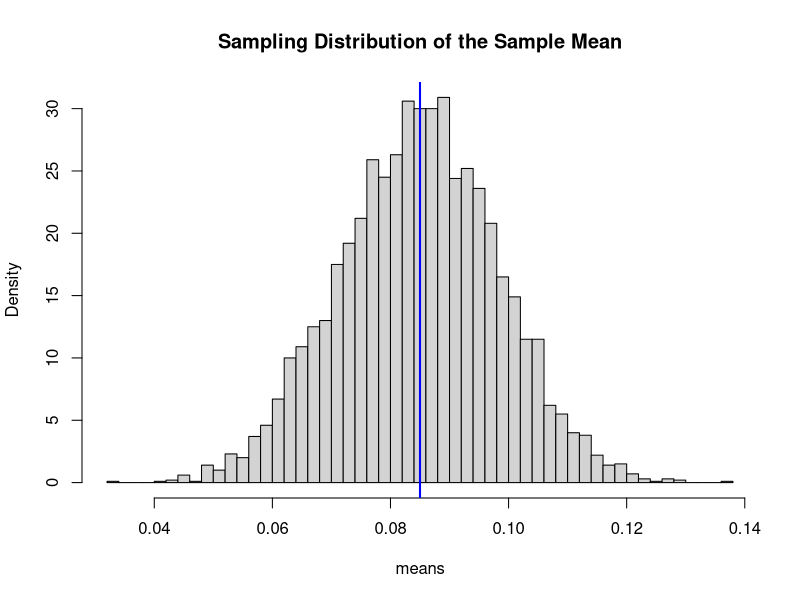
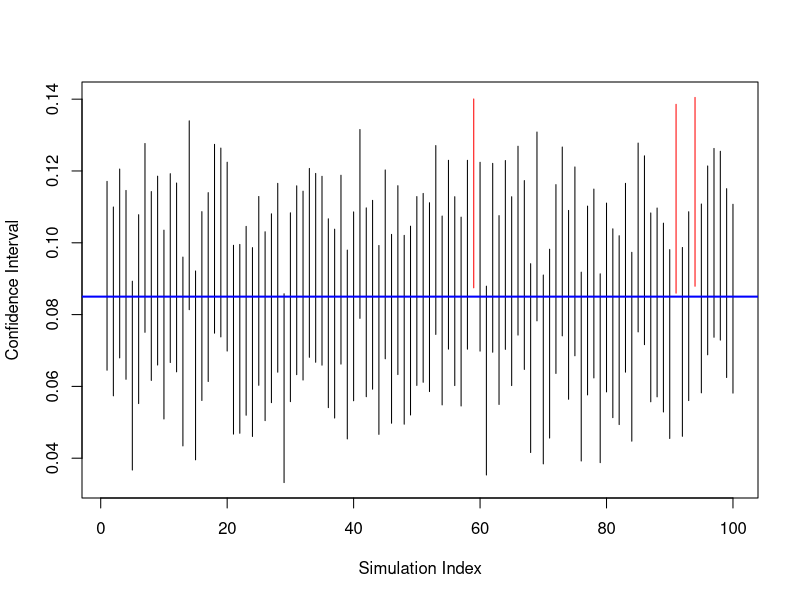
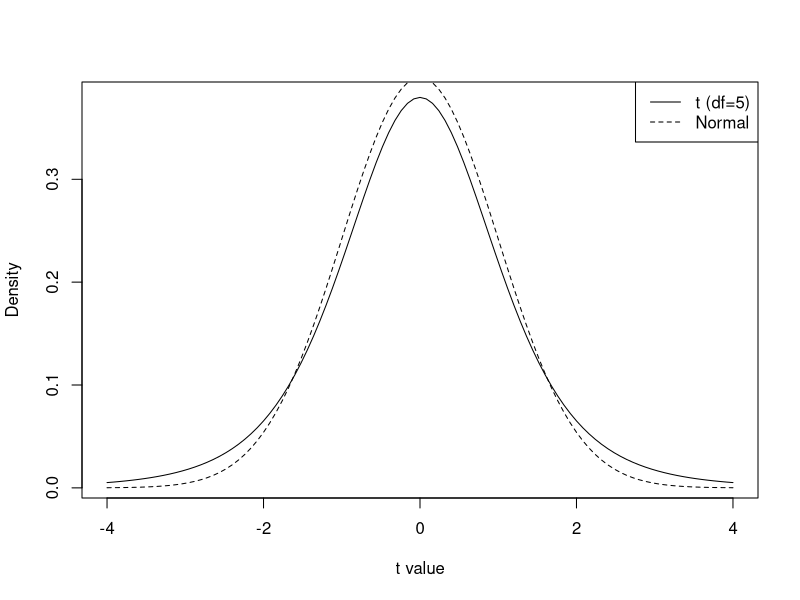
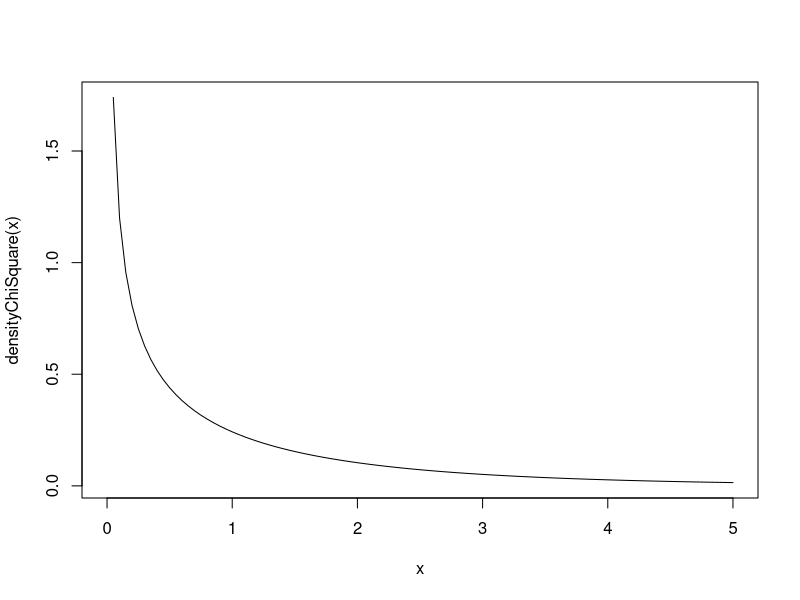
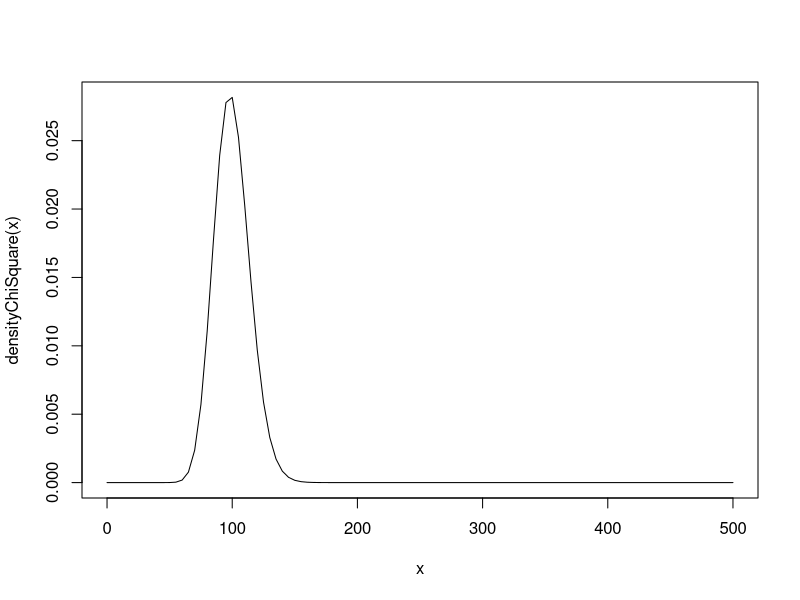
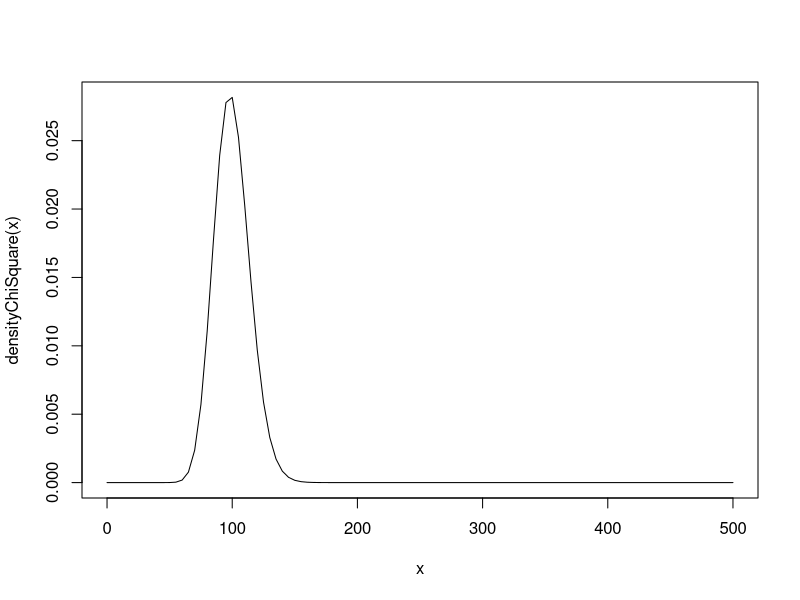
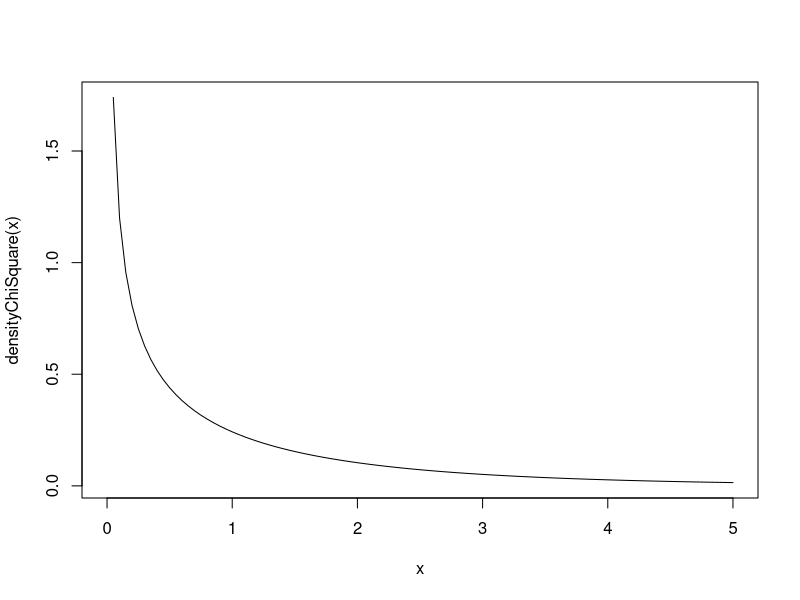
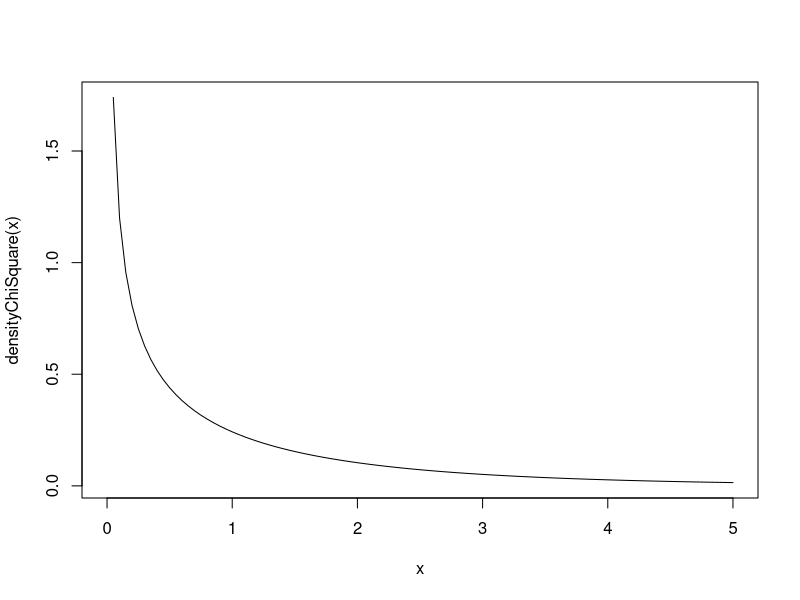

Write the R code that produced these figures, in order.
## ---- chunk 1
set.seed(123)

mu  <- 0.085
sd  <- 0.03
n   <- 5
B   <- 5000

means <- replicate(B, mean(rnorm(n, mu, sd)))

mean(means)
sd(means)
hist(means, breaks = 50, probability=TRUE, main="Sampling Distribution of the Sample Mean")
abline(v=mu, col="blue", lwd=2)
## ---- chunk 2
set.seed(123)

n      <- 5
alpha  <- 0.05
reaAlc <- 0.085
sd     <- 0.03
rep    <- 100

ci_bounds <- replicate(rep, {
  obsErr <- rnorm(n, 0, sd)
  x <- reaAlc + obsErr
  x_bar <- mean(x)

  lower <- x_bar - qnorm(1 - alpha/2) * sd / sqrt(n)
  upper <- x_bar + qnorm(1 - alpha/2) * sd / sqrt(n)

  c(lower, upper)
})

ci_bounds <- t(ci_bounds)

plot(ci_bounds[,1], type="n",
     ylim=range(ci_bounds),
     xlab="Simulation Index",
     ylab="Confidence Interval")

for(i in 1:nrow(ci_bounds)){
  segments(i, ci_bounds[i,1], i, ci_bounds[i,2],
           col = ifelse(ci_bounds[i,1] <= reaAlc &
                        ci_bounds[i,2] >= reaAlc,
                        "black", "red"))
}

abline(h = reaAlc, col="blue", lwd=2)
## ---- chunk 3
sigma <- 0.03
alpha <- 0.05
E     <- 0.01

z <- qnorm(1 - alpha/2)

n_required <- (z * sigma / E)^2
ceiling(n_required)
## ---- chunk 4
n <- 5
E <- z * sigma / sqrt(n)
E
## ---- chunk 5
set.seed(123)

mu0 <- 0.08
mu  <- 0.09
sd  <- 0.03
n   <- 5

x <- rnorm(n, mu, sd)
xbar <- mean(x)
# Test Statistic
z <- (xbar - mu0) / (sd / sqrt(n))
z
# Rejection Region
R <- qnorm(p = 1 - alpha)
# Result of the Test
if(z > R){
  print("Reject the Null Hypothesis")
} else {
  print("Fail to reject the Null Hypothesis")
}
## ---- chunk 6
curve(dt(x, df = 5), from = -4, to = 4,
      ylab = "Density",
      xlab = "t value")

curve(dnorm(x), from = -4, to = 4, add = TRUE, lty = 2)
legend("topright",
       legend = c("t (df=5)", "Normal"),
       lty = c(1,2))
## ---- chunk 7
# Set Seed
set.seed(2026)

# Simulation settings
n      <- 5
alpha  <- 0.05
reaBac <- 0.085
sd     <- 0.03

# Draws Samples
bac <- rnorm(n = n, mean = reaBac, sd = sd)
## ---- chunk 8
n <- length(bac)
y_bar <- mean(bac)
s <- sd(bac)

n
y_bar
s
## ---- chunk 9
se <- s / sqrt(n)
se
## ---- chunk 10
alpha <- 0.05
t_crit <- qt(1 - alpha/2, df = n - 1)
t_crit
## ---- chunk 11
lower <- y_bar - t_crit * se
upper <- y_bar + t_crit * se

lower
upper
## ---- chunk 12
t.test(bac, conf.level = 0.95)
## ---- chunk 13
# Set Seed
set.seed(2026)

# Simulation settings
n      <- 5
alpha  <- 0.05
reaBac <- 0.085
sd     <- 0.03

# Draws Samples
bac <- rnorm(n = n, mean = reaBac, sd = sd)
## ---- chunk 14
n <- length(bac)
y_bar <- mean(bac)
s <- sd(bac)

n
y_bar
s
## ---- chunk 15
mu0 <- 0.08

t_stat <- (y_bar - mu0) / (s / sqrt(n))
t_stat
## ---- chunk 16
df <- n - 1
df
## ---- chunk 17
p_value <- 1 - pt(t_stat, df)
p_value
## ---- chunk 18
alpha <- 0.05
p_value < alpha
## ---- chunk 19
t.test(bac, mu = 0.08, alternative = "greater")
## ---- chunk 20
# set.seed(123)

# Simulation settings
rep    <- 1000

n      <- 30
alpha  <- 0.05
reaAlc <- 0.085
sd     <- 0.03
df     <- 1
varKno <- FALSE

densityChiSquare <- function(x) {dchisq(x = x, df = df)}

curve(densityChiSquare, from = 0, to = 5 * df)

ci_bounds <- replicate(rep, {
  # Creates the Observations
  obsErr <- (rchisq(n, df = df) - df) / sqrt(2 * df) * sd
  x      <- reaAlc + obsErr
  # Computes the Sample Mean
  x_bar  <- mean(x)
  # Computes the Sample Standard Error if Necesary
  if(varKno){
    s <- sd
  } else {
    s <- sd(x)
  }
  # Computes the Confidence Intervals
  lower <- x_bar - qt(1 - alpha/2, df = n-1) * s / sqrt(n)
  upper <- x_bar + qt(1 - alpha/2, df = n-1) * s / sqrt(n)
  # Saves
  c(lower, upper)
})

ci_bounds <- t(ci_bounds)

conInt <-  ci_bounds[, 1] <= reaAlc & ci_bounds[, 2] >= reaAlc

print(paste0("Percentage of Confidence Intervals that contain the True Parameter: ", mean(conInt)))
## ---- chunk 21
# set.seed(123)

# Simulation settings
rep    <- 100

n      <- 10
alpha  <- 0.05
reaAlc <- 0.085
df     <- 100
B      <- 1000


densityChiSquare <- function(x) {dchisq(x = x, df = df)}

curve(densityChiSquare, from = 0, to = 5 * df)

ci_bounds <- replicate(rep, {
  # Creates the Observations
  obsErr <- (rchisq(n, df = df) - df) / sqrt(2 * df) * sd
  x      <- reaAlc + obsErr
  # Computes the Sample Mean
  x_bar  <- mean(x)
  # Resamples
  booSam <- replicate(n = B, expr = sample(x = x, size = n, replace = TRUE))
  # Computes Means
  booMea <- colMeans(booSam)
  # Computes the Quantiles
  lower <- quantile(x = booMea, probs = 0.025)
  upper <- quantile(x = booMea, probs = 0.975)
  # Saves
  c(lower, upper)
})

ci_bounds <- t(ci_bounds)

conInt <-  ci_bounds[, 1] <= reaAlc & ci_bounds[, 2] >= reaAlc

print(paste0("Number of Samples: ", n))
print(paste0("Percentage of Confidence Intervals that contain the True Parameter: ", mean(conInt)))
## ---- chunk 22
# set.seed(123)

# Simulation settings
rep    <- 100

n      <- 10
alpha  <- 0.05
reaAlc <- 0.085
sd     <- 0.01
mu0    <- reaAlc
df     <- 100
B      <- 1000


densityChiSquare <- function(x) {dchisq(x = x, df = df)}

curve(densityChiSquare, from = 0, to = 5 * df)

booPva <- replicate(rep, {
  # Creates the Observations
  obsErr <- (rchisq(n, df = df) - df) / sqrt(2 * df) * sd
  x      <- reaAlc + obsErr
  # Computes the Sample Mean
  x_bar  <- mean(x)
  # Centers
  x      <- x - x_bar + mu0
  # Resamples
  booSam <- replicate(n = B, expr = sample(x = x, size = n, replace = TRUE))
  # Computes Means
  booMea <- colMeans(booSam)
  # Computes the p-value
  mean(x_bar > booMea)
})

# Percentage of Times that the null hypothesys is rejected
rejPer <- mean(booPva < alpha)
print(paste0("Error rate: ", rejPer))
## ---- chunk 23
# set.seed(123)

# Simulation settings
rep    <- 100

n      <- 5
alpha  <- 0.05
reaAlc <- 0.085
sd     <- 0.01
df     <- 1
B      <- 1000


densityChiSquare <- function(x) {dchisq(x = x, df = df)}

curve(densityChiSquare, from = 0, to = 5 * df)

ci_bounds <- replicate(rep, {
  # Creates the Observations
  obsErr <- (rchisq(n, df = df) - df) / sqrt(2 * df) * sd
  x      <- reaAlc + obsErr
  # Computes the Sample Mean
  x_bar  <- mean(x)
  # Computes the Sample SD
  sdx    <- sd(x)
  # Resamples
  booSam <- replicate(n = B, expr = sample(x = x, size = n, replace = TRUE))
  # Computes Means
  booMea <- colMeans(booSam)
  # Computes the SD
  booSD  <- apply(X = booSam, MARGIN = 2, FUN = sd)
  # Computes the t statistic
  booTst <- (booMea - x_bar) / (booSD / sqrt(n)) 
  # Computes the Quantiles of the bootstrap t
  booT025 <- quantile(x = booTst, probs = 0.025)
  booT975 <- quantile(x = booTst, probs = 0.975)
  # Computes the bootstrap upper and lower bound
  lower <- x_bar + booT025 * sdx / sqrt(n)
  upper <- x_bar + booT975 * sdx / sqrt(n)
  # Saves
  c(lower, upper)
})

ci_bounds <- t(ci_bounds)

conInt <-  ci_bounds[, 1] <= reaAlc & ci_bounds[, 2] >= reaAlc

print(paste0("Number of Samples: ", n))
print(paste0("Percentage of Confidence Intervals that contain the True Parameter: ", mean(conInt)))
## ---- chunk 24
# set.seed(123)

# Simulation settings
rep    <- 1000

n      <- 5
alpha  <- 0.05
reaAlc <- 0.085
mu0    <- 0.085
sd     <- 0.01
df     <- 1
B      <- 1000


densityChiSquare <- function(x) {dchisq(x = x, df = df)}

curve(densityChiSquare, from = 0, to = 5 * df)

booPva <- replicate(rep, {
  # Creates the Observations
  obsErr <- (rchisq(n, df = df) - df) / sqrt(2 * df) * sd
  x      <- reaAlc + obsErr
  # Computes the Sample Mean
  x_bar  <- mean(x)
  # Computes the Sample SD
  sdx    <- sd(x)
  # Computes the test statistic
  tst    <- (x_bar - mu0) / (sdx / sqrt(n))
  # Resamples
  booSam <- replicate(n = B, expr = sample(x = x, size = n, replace = TRUE))
  # Computes Means
  booMea <- colMeans(booSam)
  # Computes the SD
  booSD  <- apply(X = booSam, MARGIN = 2, FUN = sd)
  # Computes the t statistic
  booTst <- (booMea - x_bar) / (booSD / sqrt(n))
  # Computes the p-value
  mean(tst > booTst)
})

# Percentage of Times that the null hypothesys is rejected
rejPer <- mean(booPva < alpha)
print(paste0("Error rate: ", rejPer))
## ---- chunk 25
# Parameters
mu0 <- 0.08  # Null Mean (Legal limit for BAC)
muA <- 0.085 # True Mean 
sd  <- 0.03  # Standard Deviation (Provided by the Manufacturer of the Alcoholimeter)
n   <- 5    # Number of Samples
alp <- 0.05  # Significance (1-alp) Confidence Level

# Using the SD information (Z test)
# Null Hypothesis Z score that defines the Rejection Region
za  <- qnorm(p = 1 - alp, mean = 0, sd = 1)
# Standarized Difference between NUll and Reality (Noie to Signal Ratio)
d   <- (muA - mu0) / (sd / sqrt(n))
# Probability of Rejecting when ALternative is true
pro <- 1 - pnorm(q = za - d, mean = 0, sd = 1) 
pro <- pnorm(q = za - d, mean = 0, sd = 1, lower.tail = FALSE)

# Changing the True Mean
muA <- seq(0, 0.24, by = 0.001)

# Using the SD information (Z test)
# Null Hypothesis Z score that defines the Rejection Region
za  <- qnorm(p = 1 - alp, mean = 0, sd = 1)
# Standarized Difference between NUll and Reality (Noie to Signal Ratio)
d   <- (muA - mu0) / (sd / sqrt(n))
# Probability of Rejecting when ALternative is true
pro <- 1 - pnorm(q = za - d, mean = 0, sd = 1) 
pro <- pnorm(q = za - d, mean = 0, sd = 1, lower.tail = FALSE)

# Plots the Power FUnction
plot(x    = muA,
     y    = pro,
     type = 'l',
     lwd  = 2,
     xlab = "Real BAC",
     ylab = expression(beta(mu[a])))
abline(v   = mu0,
       lwd = 2,
       col = "red")
abline(h   = alp,
       lwd = 2,
       col = "red")
## ---- chunk 26
# Parameters
mu0 <- 0.08  # Null Mean (Legal limit for BAC)
muA <- 0.085 # True Mean 
sd  <- 0.03  # Standard Deviation (Provided by the Manufacturer of the Alcoholimeter)
n   <- 5    # Number of Samples
alp <- 0.05  # Significance (1-alp) Confidence Level

# Using the SD information (Z test)
# Null Hypothesis Z score that defines the Rejection Region
za  <- qnorm(p = 1 - alp, mean = 0, sd = 1)
# Standarized Difference between NUll and Reality (Noie to Signal Ratio)
d   <- (muA - mu0) / (sd / sqrt(n))
# Probability of Rejecting when ALternative is true
pro <- 1 - pnorm(q = za - d, mean = 0, sd = 1) 
pro <- pnorm(q = za - d, mean = 0, sd = 1, lower.tail = FALSE)

# Changing the True Mean
muA <- seq(0.05, 0.15, by = 0.001)

# Using the SD information (Z test)
# Null Hypothesis Z score that defines the Rejection Region
za  <- qnorm(p = 1 - alp, mean = 0, sd = 1)
# Standarized Difference between NUll and Reality (Noie to Signal Ratio)
d   <- (muA - mu0) / (sd / sqrt(n))
# Probability of Rejecting when ALternative is true
pro <- 1 - pnorm(q = za - d, mean = 0, sd = 1) 
pro <- pnorm(q = za - d, mean = 0, sd = 1, lower.tail = FALSE)

powZte <- pro

# Estimating the Power Using Monte Carlo Simulation
S      <- 1000
M      <- length(muA)
rejMat <- matrix(data = NA, nrow = S, ncol = M)
# Simulates the Samples
for(i in 1:M){
  rej <- replicate(n = S, {
    # samples
    x <- rnorm(n = n, mean = muA[i], sd = sd)
    # Computes the Mean, SE and T statistic
    xBar <- mean(x)
    xSe  <- sd(x) / sqrt(n)
    t    <- (xBar - mu0) / xSe
    # Null Hypothesis T score that defines the Rejection Region
    ta <- qt(p = 1 - alp, df = n - 1)
    # Checks if it rejects
    t > ta
  })
  # Saves the Probability of Rejecting
  rejMat[, i] <- rej
}

# Power T Test (of Simulations)
powTte <- colMeans(rejMat)

# Plots the Power FUnctions for the Z test and T test
plot(x    = muA,
     y    = powZte,
     ylim = c(0, 1),
     type = 'l',
     lwd  = 2,
     xlab = "Real BAC",
     ylab = expression(beta(mu[a])))
abline(v   = mu0,
       lwd = 2,
       col = "red")
abline(h   = alp,
       lwd = 2,
       col = "red")
par(new=TRUE)
plot(x    = muA,
     y    = powTte,
     ylim = c(0, 1),
     type = 'l',
     lwd  = 2,
     col  = 'blue',
     xlab = "",
     ylab = "")
legend("topleft",
       legend = c("Z test", "Ttest"),
       fill   = c('black',  'blue'))
